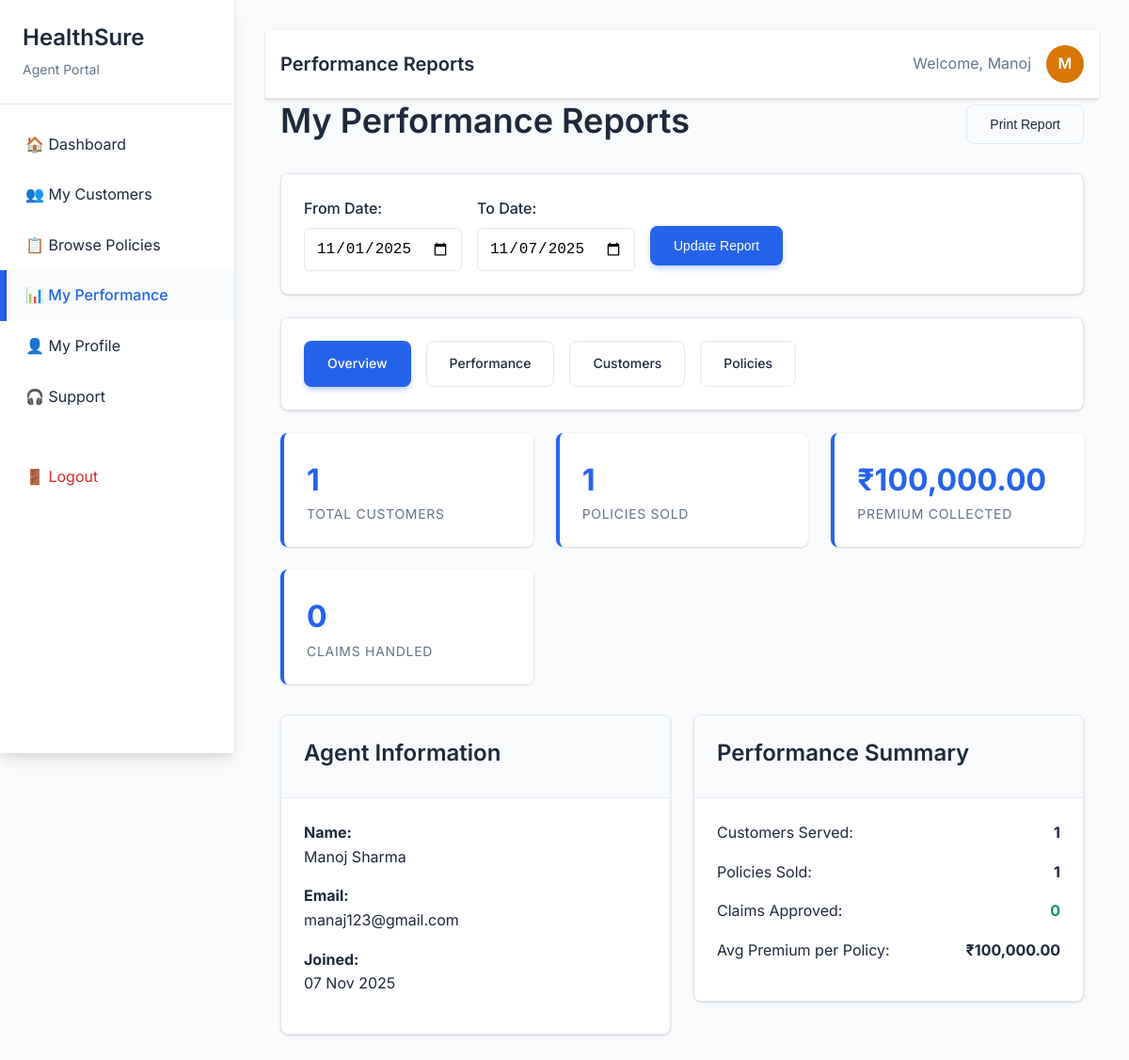
/HealthSure/agent/reports.php (signed in), run on the app's committed database.
### tables this page shows
CREATE TABLE `agents` (
  `agent_id` int(11) NOT NULL,
  `user_id` int(11) DEFAULT NULL,
  `first_name` varchar(100) NOT NULL,
  `last_name` varchar(100) NOT NULL,
  `phone` varchar(15) DEFAULT NULL,
  `branch` varchar(100) DEFAULT NULL,
  `license_number` varchar(50) DEFAULT NULL,
  `hire_date` date DEFAULT NULL,
  `created_at` timestamp NOT NULL DEFAULT current_timestamp()
);

CREATE TABLE `users` (
  `user_id` int(11) NOT NULL,
  `email` varchar(255) NOT NULL,
  `password_hash` varchar(255) NOT NULL,
  `role` enum('admin','agent','customer') NOT NULL,
  `status` enum('active','blocked') DEFAULT 'active',
  `created_at` timestamp NOT NULL DEFAULT current_timestamp(),
  `updated_at` timestamp NOT NULL DEFAULT current_timestamp() ON UPDATE current_timestamp()
);

### HealthSure/includes/functions.php (called while the page is built, shortened)
<?php
function format_currency($amount) {
    return '₹' . number_format($amount, 2);
}
function format_date($date) {
    return date('d M Y', strtotime($date));
}
function get_agent_info($user_id, $conn) {
    $stmt = $conn->prepare("SELECT a.*, u.email FROM agents a
                           JOIN users u ON a.user_id = u.user_id
                           WHERE a.user_id = ?");
    $stmt->execute([$user_id]);
    return $stmt->fetch(PDO::FETCH_ASSOC);
}
?>

### HealthSure/agent/reports.php (the view, shortened to what this page needs)
<?php
require_once '../config/database.php';
require_once '../includes/functions.php';
$agent_info = get_agent_info($_SESSION['user_id'], $conn);
$report_type = $_GET['type'] ?? 'overview';
$date_from = $_GET['date_from'] ?? date('Y-m-01');
$date_to = $_GET['date_to'] ?? date('Y-m-d');
try {
    $stmt = $conn->prepare("SELECT
                           COUNT(DISTINCT c.customer_id) as total_customers,
                           COUNT(DISTINCT ph.holder_id) as total_policies,
                           COALESCE(SUM(py.amount), 0) as total_premiums,
                           COUNT(DISTINCT cl.claim_id) as total_claims,
                           COUNT(DISTINCT CASE WHEN cl.status = 'approved' THEN cl.claim_id END) as approved_claims
                           FROM customers c
                           LEFT JOIN policy_holders ph ON c.customer_id = ph.customer_id
                           LEFT JOIN payments py ON ph.holder_id = py.holder_id AND py.payment_type = 'premium'
                           LEFT JOIN claims cl ON ph.holder_id = cl.holder_id
                           WHERE c.agent_id = ?");
    $stmt->execute([$agent_info['agent_id']]);
    $overall_stats = $stmt->fetch(PDO::FETCH_ASSOC);
} catch (PDOException $e) {
    $overall_stats = ['total_customers' => 0, 'total_policies' => 0, 'total_premiums' => 0, 'total_claims' => 0, 'approved_claims' => 0];
    $monthly_performance = [];
    $policy_breakdown = [];
    $customer_acquisition = [];
    $claims_analysis = [];
    $top_customers = [];
    set_flash_message('warning', 'Unable to load performance data.');
}
?>
<!DOCTYPE html>
<html lang="en">
<head>
    <link rel="stylesheet" href="../assets/css/style.css">
    <link rel="stylesheet" href="../assets/css/animations.css">
</head>
<body>
    <?php include 'includes/sidebar.php'; ?>
    <div class="main-content">
        <?php include 'includes/header.php'; ?>
        <div class="container">
            <div class="d-flex justify-content-between align-items-center mb-4">
                <h1>My Performance Reports</h1>
                <button onclick="window.print()" class="btn btn-outline">Print Report</button>
            </div>
            <div class="card mb-4">
                <div class="card-body">
                    <form method="GET" class="d-flex align-items-center" style="gap: 1rem;">
                        <div>
                            <label for="date_from" class="form-label">From Date:</label>
                            <input type="date" id="date_from" name="date_from" class="form-control" value="<?php echo $date_from; ?>">
                        </div>
                        <div>
                            <label for="date_to" class="form-label">To Date:</label>
                            <input type="date" id="date_to" name="date_to" class="form-control" value="<?php echo $date_to; ?>">
                        </div>
                        <div style="margin-top: 1.5rem;">
                            <button type="submit" class="btn btn-primary">Update Report</button>
                        </div>
                    </form>
                </div>
            </div>
            <div class="card mb-4">
                <div class="card-body">
                    <div class="d-flex" style="gap: 1rem;">
                        <a href="?type=overview" class="btn <?php echo $report_type === 'overview' ? 'btn-primary' : 'btn-outline'; ?>">Overview</a>
                        <a href="?type=performance" class="btn <?php echo $report_type === 'performance' ? 'btn-primary' : 'btn-outline'; ?>">Performance</a>
                        <a href="?type=customers" class="btn <?php echo $report_type === 'customers' ? 'btn-primary' : 'btn-outline'; ?>">Customers</a>
                        <a href="?type=policies" class="btn <?php echo $report_type === 'policies' ? 'btn-primary' : 'btn-outline'; ?>">Policies</a>
                    </div>
                </div>
            </div>
            <?php if ($report_type === 'overview'): ?>
                <div class="stats-grid mb-4">
                    <div class="stat-card">
                        <div class="stat-number"><?php echo $overall_stats['total_customers']; ?></div>
                        <div class="stat-label">Total Customers</div>
                    </div>
                    <div class="stat-card">
                        <div class="stat-number"><?php echo $overall_stats['total_policies']; ?></div>
                        <div class="stat-label">Policies Sold</div>
                    </div>
                    <div class="stat-card">
                        <div class="stat-number"><?php echo format_currency($overall_stats['total_premiums']); ?></div>
                        <div class="stat-label">Premium Collected</div>
                    </div>
                    <div class="stat-card">
                        <div class="stat-number"><?php echo $overall_stats['total_claims']; ?></div>
                        <div class="stat-label">Claims Handled</div>
                    </div>
                </div>
                <div class="row">
                    <div class="col-6">
                        <div class="card">
                            <div class="card-header">
                                <h3>Agent Information</h3>
                            </div>
                            <div class="card-body">
                                <div class="mb-3">
                                    <strong>Name:</strong><br>
                                    <?php echo htmlspecialchars($agent_info['first_name'] . ' ' . $agent_info['last_name']); ?>
                                </div>
                                <div class="mb-3">
                                    <strong>Email:</strong><br>
                                    <?php echo htmlspecialchars($agent_info['email']); ?>
                                </div>
                                <div class="mb-3">
                                    <strong>Joined:</strong><br>
                                    <?php echo format_date($agent_info['created_at']); ?>
                                </div>
                            </div>
                        </div>
                    </div>
                    <div class="col-6">
                        <div class="card">
                            <div class="card-header">
                                <h3>Performance Summary</h3>
                            </div>
                            <div class="card-body">
                                <div class="mb-3">
                                    <div class="d-flex justify-content-between">
                                        <span>Customers Served:</span>
                                        <strong><?php echo $overall_stats['total_customers']; ?></strong>
                                    </div>
                                </div>
                                <div class="mb-3">
                                    <div class="d-flex justify-content-between">
                                        <span>Policies Sold:</span>
                                        <strong><?php echo $overall_stats['total_policies']; ?></strong>
                                    </div>
                                </div>
                                <div class="mb-3">
                                    <div class="d-flex justify-content-between">
                                        <span>Claims Approved:</span>
                                        <strong style="color: var(--success-color);"><?php echo $overall_stats['approved_claims']; ?></strong>
                                    </div>
                                </div>
                                <div class="mb-3">
                                    <div class="d-flex justify-content-between">
                                        <span>Avg Premium per Policy:</span>
                                        <strong>
                                            <?php
                                            $avg_premium = $overall_stats['total_policies'] > 0 ?
                                                $overall_stats['total_premiums'] / $overall_stats['total_policies'] : 0;
                                            echo format_currency($avg_premium);
                                            ?>
                                        </strong>
                                    </div>
                                </div>
                            </div>
                        </div>
                    </div>
                </div>
            <?php endif; ?>
        </div>
    </div>
</body>
</html>

### HealthSure/agent/includes/header.php
<?php
$agent_info = get_agent_info($_SESSION['user_id'], $conn);
?>
<div class="navbar">
    <div class="container d-flex justify-content-between align-items-center">
        <div>
            <h4 style="margin: 0; color: var(--text-dark);">
                <?php
                $page_titles = [
                    'dashboard.php' => 'Dashboard',
                    'customers.php' => 'My Customers',
                    'reports.php' => 'Performance Reports',
                    'profile.php' => 'My Profile',
                    'support.php' => 'Support'
                ];
                echo $page_titles[basename($_SERVER['PHP_SELF'])] ?? 'Agent Portal';
                ?>
            </h4>
        </div>
        <div class="d-flex align-items-center" style="gap: 1rem;">
            <span style="color: var(--text-light);">Welcome, <?php echo htmlspecialchars($agent_info['first_name']); ?></span>
            <div style="width: 40px; height: 40px; background: var(--warning-color); border-radius: 50%; display: flex; align-items: center; justify-content: center; color: white; font-weight: 600;">
                <?php echo strtoupper(substr($agent_info['first_name'], 0, 1)); ?>
            </div>
        </div>
    </div>
</div>

### HealthSure/assets/css/style.css (style rules this page uses)
* { margin: 0; padding: 0; box-sizing: border-box; }
:root { --primary-color: #2563eb; --primary-dark: #1d4ed8; --secondary-color: #64748b; --success-color: #059669; --warning-color: #d97706; --danger-color: #dc2626; --light-bg: #f8fafc; --white: #ffffff; --text-dark: #1e293b; --text-light: #64748b; --border-color: #e2e8f0; --shadow: 0 1px 3px 0 rgba(0, 0, 0, 0.1), 0 1px 2px 0 rgba(0, 0, 0, 0.06); --shadow-lg: 0 10px 15px -3px rgba(0, 0, 0, 0.1), 0 4px 6px -2px rgba(0, 0, 0, 0.05); --shadow-xl: 0 20px 25px -5px rgba(0, 0, 0, 0.1), 0 10px 10px -5px rgba(0, 0, 0, 0.04); --transition: all 0.3s cubic-bezier(0.4, 0, 0.2, 1); --border-radius: 0.5rem; --border-radius-lg: 0.75rem; }
body { font-family: 'Inter', -apple-system, BlinkMacSystemFont, 'Segoe UI', Roboto, sans-serif; line-height: 1.6; color: var(--text-dark); background-color: var(--light-bg); overflow-x: hidden; min-height: 100vh; }
h1, h2, h3, h4, h5, h6 { font-weight: 600; line-height: 1.3; margin-bottom: 0.5rem; }
h1 { font-size: 2.25rem; }
h3 { font-size: 1.5rem; }
h4 { font-size: 1.25rem; }
.container { max-width: 1200px; margin: 0 auto; padding: 0 1rem; width: 100%; }
.card { background: var(--white); border-radius: var(--border-radius); box-shadow: var(--shadow); border: 1px solid var(--border-color); overflow: hidden; transition: var(--transition); margin-bottom: 1.5rem; }
.card-header { padding: 1.5rem; border-bottom: 1px solid var(--border-color); background: var(--light-bg); }
.card-body { padding: 1.5rem; }
.navbar { background: var(--white); border-bottom: 1px solid var(--border-color); box-shadow: var(--shadow); padding: 1rem 0; }
.main-content { margin-left: 250px; padding: 2rem; min-height: 100vh; transition: var(--transition); }
.form-label { display: block; font-weight: 500; margin-bottom: 0.5rem; color: var(--text-dark); }
.form-control { width: 100%; padding: 0.75rem; border: 1px solid var(--border-color); border-radius: 0.375rem; font-size: 1rem; transition: border-color 0.2s, box-shadow 0.2s; }
.btn { display: inline-block; padding: 0.75rem 1.5rem; font-size: 0.875rem; font-weight: 500; text-align: center; text-decoration: none; border: 1px solid transparent; border-radius: var(--border-radius); cursor: pointer; transition: var(--transition); position: relative; overflow: hidden; user-select: none; }
.btn::before { content: ''; position: absolute; top: 0; left: -100%; width: 100%; height: 100%; background: linear-gradient(90deg, transparent, rgba(255,255,255,0.2), transparent); transition: var(--transition); }
.btn-primary { background: var(--primary-color); color: var(--white); box-shadow: 0 4px 6px -1px rgba(37, 99, 235, 0.3); }
.btn-outline { background: transparent; border: 1px solid var(--border-color); color: var(--text-dark); }
.row { display: flex; flex-wrap: wrap; margin: 0 -0.75rem; }
.col-6 { flex: 0 0 50%; max-width: 50%; }
[class*="col-"] { padding: 0 0.75rem; }
.mb-3 { margin-bottom: 1rem; }
.mb-4 { margin-bottom: 1.5rem; }
.d-flex { display: flex; }
.justify-content-between { justify-content: space-between; }
.align-items-center { align-items: center; }
.stats-grid { display: grid; grid-template-columns: repeat(auto-fit, minmax(200px, 1fr)); gap: 1.5rem; margin-bottom: 2rem; }
.stat-card { background: var(--white); padding: 1.5rem; border-radius: var(--border-radius); box-shadow: var(--shadow); border-left: 4px solid var(--primary-color); transition: var(--transition); position: relative; overflow: hidden; }
.stat-card::before { content: ''; position: absolute; top: 0; left: 0; right: 0; height: 4px; background: linear-gradient(90deg, var(--primary-color), var(--primary-dark)); transform: scaleX(0); transition: var(--transition); }
.stat-number { font-size: 2rem; font-weight: 700; color: var(--primary-color); }
.stat-label { color: var(--text-light); font-size: 0.875rem; text-transform: uppercase; letter-spacing: 0.05em; }
.animate-in { animation: fadeInUp 0.6s ease-out; }
.page-transition { opacity: 0; transform: translateY(20px); transition: all 0.3s ease-out; }
.page-transition.loaded { opacity: 1; transform: translateY(0); }

### data on the page
agents: first_name "Manoj", first_name "M", first_name+last_name "Manoj Sharma", user.email "manaj123@gmail.com", created_at "07 Nov 2025"

### other printed values
$page_titles[basename($_SERVER['PHP_SELF'])] "Performance Reports"
$overall_stats['total_customers'] "1"
$overall_stats['total_policies'] "1"
format_currency($overall_stats['total_premiums']) "₹100,000.00"
$overall_stats['total_claims'] "0"
$overall_stats['approved_claims'] "0"
format_currency($avg_premium) "₹100,000.00"
